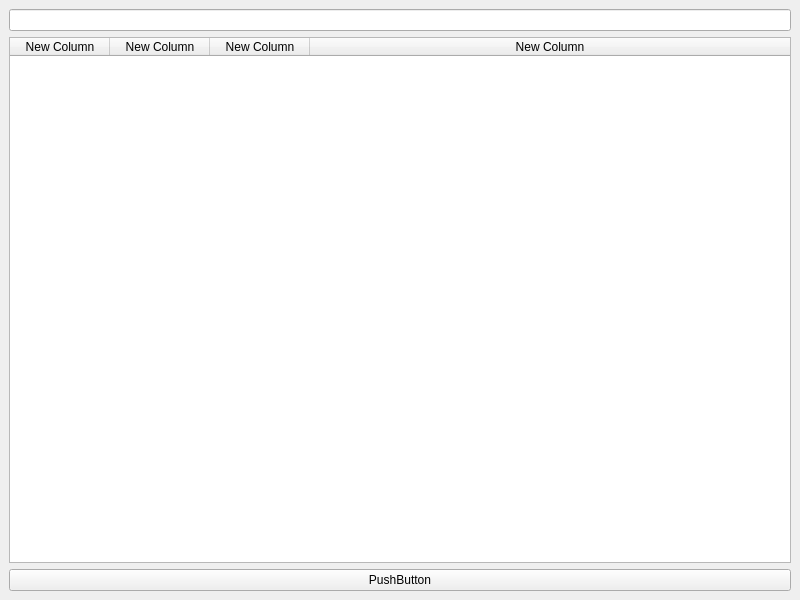
<?xml version="1.0" encoding="UTF-8"?>
<ui version="4.0">
 <class>MainWindow</class>
 <widget class="QMainWindow" name="MainWindow">
  <property name="geometry">
   <rect>
    <x>0</x>
    <y>0</y>
    <width>800</width>
    <height>600</height>
   </rect>
  </property>
  <property name="windowTitle">
   <string>MainWindow</string>
  </property>
  <widget class="QWidget" name="centralwidget">
   <layout class="QVBoxLayout" name="verticalLayout">
    <item>
     <widget class="QLineEdit" name="lineEdit"/>
    </item>
    <item>
     <widget class="QTableWidget" name="tableWidget">
      <property name="sortingEnabled">
       <bool>true</bool>
      </property>
      <attribute name="horizontalHeaderShowSortIndicator" stdset="0">
       <bool>true</bool>
      </attribute>
      <attribute name="horizontalHeaderStretchLastSection">
       <bool>true</bool>
      </attribute>
      <column>
       <property name="text">
        <string>New Column</string>
       </property>
      </column>
      <column>
       <property name="text">
        <string>New Column</string>
       </property>
      </column>
      <column>
       <property name="text">
        <string>New Column</string>
       </property>
      </column>
      <column>
       <property name="text">
        <string>New Column</string>
       </property>
      </column>
     </widget>
    </item>
    <item>
     <widget class="QPushButton" name="pushButton">
      <property name="text">
       <string>PushButton</string>
      </property>
     </widget>
    </item>
   </layout>
  </widget>
 </widget>
 <resources/>
 <connections/>
</ui>
